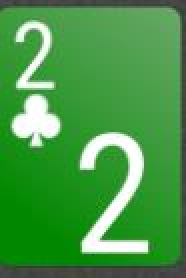
#> input picture cards/2c/2c.JPG, 93 x 139 px, found by its file name (shown 2 times larger)
$ jupyter execute --allow-errors Untitled3.ipynb   (shell and % lines are left out)
#> lines starting #> are read from the running program, lines starting #| are printed output that depends on the picture
[cell 1]
import pandas as pd
import numpy as np
import matplotlib.pyplot as plt
from skimage.io import imread, imshow
from resizeimage import resizeimage

[cell 2]
#read image from file location
image = imread('C:/Users/jagadesh/Pictures/cards/2c/2c.JPG', as_gray=True)
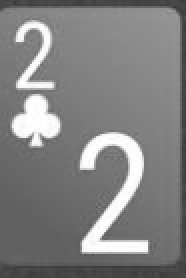
#> image: shape (139, 93) float64 (shown 2 times larger); min 0.223, max 1, mean 0.508
#display image
imshow(image)
